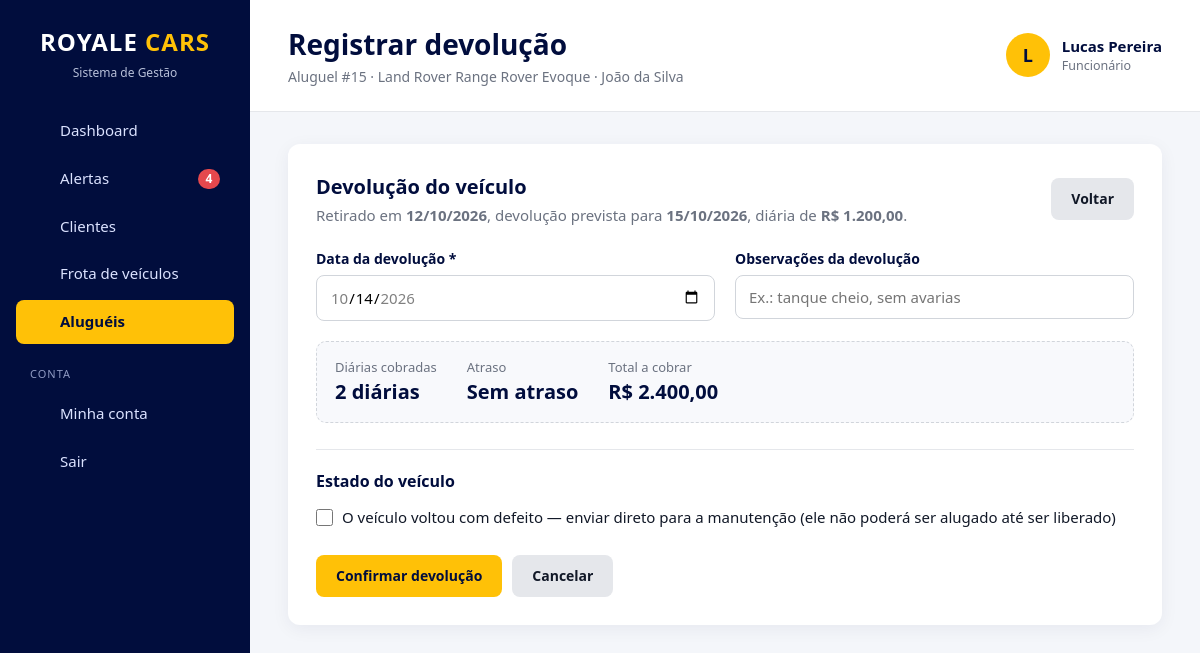
Screenshot of /locacoes/devolver.php?id=15 (signed in) with the database file from the repository.
### tables this page shows
CREATE TABLE `usuarios` (
    `id`            INT          NOT NULL AUTO_INCREMENT,
    `nome`          VARCHAR(100) NOT NULL,
    `email`         VARCHAR(150) NOT NULL,
    `senha`         VARCHAR(255) NOT NULL,
    `cargo`         ENUM('chefe','gerente','funcionario') NOT NULL DEFAULT 'funcionario',
    `ativo`         TINYINT(1)   NOT NULL DEFAULT 1,
    `trocar_senha`  TINYINT(1)   NOT NULL DEFAULT 0,
    `ultimo_acesso` DATETIME     NULL,
    `criado_em`     TIMESTAMP    NOT NULL DEFAULT CURRENT_TIMESTAMP,
    `atualizado_em` TIMESTAMP    NULL ON UPDATE CURRENT_TIMESTAMP,

    PRIMARY KEY (`id`),
    UNIQUE KEY `uk_usuarios_email` (`email`),

    CONSTRAINT `ck_usuarios_nome`  CHECK (CHAR_LENGTH(TRIM(`nome`)) >= 3),
    CONSTRAINT `ck_usuarios_email` CHECK (`email` LIKE '_%@_%._%'),
    CONSTRAINT `ck_usuarios_ativo` CHECK (`ativo` IN (0, 1))
);

CREATE TABLE `locacoes` (
    `id`              INT           NOT NULL AUTO_INCREMENT,
    `cliente_id`      INT           NOT NULL,
    `veiculo_id`      INT           NOT NULL,
    `usuario_id`      INT           NULL,
    `data_retirada`   DATE          NOT NULL,
    `data_prevista`   DATE          NOT NULL,
    `data_devolucao`  DATE          NULL,
    `valor_diaria`    DECIMAL(10,2) NOT NULL,
    `dias_previstos`  INT           NOT NULL,
    `valor_previsto`  DECIMAL(10,2) NOT NULL,
    `dias_atraso`     INT           NOT NULL DEFAULT 0,
    `valor_atraso`    DECIMAL(10,2) NOT NULL DEFAULT 0,
    `valor_total`     DECIMAL(10,2) NOT NULL DEFAULT 0,
    `status`          ENUM('Em andamento','Finalizada','Cancelada') NOT NULL DEFAULT 'Em andamento',
    `observacoes`     TEXT          NULL,
    `finalizado_por`  INT           NULL,
    `finalizado_em`   DATETIME      NULL,
    `criado_em`       TIMESTAMP     NOT NULL DEFAULT CURRENT_TIMESTAMP,

    PRIMARY KEY (`id`),
    KEY `idx_locacoes_status`  (`status`, `data_prevista`),
    KEY `idx_locacoes_devolucao` (`data_devolucao`),

    CONSTRAINT `fk_locacoes_cliente`
        FOREIGN KEY (`cliente_id`) REFERENCES `clientes` (`id`),
    CONSTRAINT `fk_locacoes_veiculo`
        FOREIGN KEY (`veiculo_id`) REFERENCES `veiculos` (`id`),
    CONSTRAINT `fk_locacoes_usuario`
        FOREIGN KEY (`usuario_id`) REFERENCES `usuarios` (`id`) ON DELETE SET NULL,
    CONSTRAINT `fk_locacoes_finalizado_por`
        FOREIGN KEY (`finalizado_por`) REFERENCES `usuarios` (`id`) ON DELETE SET NULL,

    CONSTRAINT `ck_locacoes_periodo`
        CHECK (`data_prevista` >= `data_retirada`),
    CONSTRAINT `ck_locacoes_devolucao`
        CHECK (`data_devolucao` IS NULL OR `data_devolucao` >= `data_retirada`),
    CONSTRAINT `ck_locacoes_valores`
        CHECK (`valor_diaria` > 0 AND `valor_previsto` >= 0
               AND `valor_atraso` >= 0 AND `valor_total` >= 0),
    CONSTRAINT `ck_locacoes_dias`
        CHECK (`dias_previstos` >= 1 AND `dias_atraso` >= 0)
);

### config/database.php (called while the page is built, shortened)
<?php
$usuario = 'root';

### includes/auth.php (called while the page is built, shortened)
<?php
function usuario_logado(): ?array
{
    static $usuario = false;
    if ($usuario !== false) {
        return $usuario;
    }
    $id = (int) ($_SESSION['usuario_id'] ?? 0);
    $dados = db_linha(
        'SELECT id, nome, email, cargo, ativo, trocar_senha FROM usuarios WHERE id = ?',
        [$id]
    );
    $dados['permissoes'] = array_column(
        db_todos('SELECT permissao FROM usuario_permissoes WHERE usuario_id = ?', [$id]),
        'permissao'
    );
    $usuario = $dados;
    return $usuario;
}
function eh_chefe(): bool
{
    $usuario = usuario_logado();
    return $usuario && $usuario['cargo'] === 'chefe';
}
function pode(string $permissao): bool
{
    $usuario = usuario_logado();
    return $usuario['cargo'] === 'chefe' || in_array($permissao, $usuario['permissoes'], true);
}
function exigir_login(): array
{
    $usuario = usuario_logado();
    return $usuario;
}
function exigir_permissao(string ...$permissoes): void
{
    exigir_login();
    foreach ($permissoes as $permissao) {
        if (pode($permissao)) {
            return;
        }
    }
}
    ?>

### includes/alertas.php (called while the page is built, shortened)
<?php
function buscar_alertas(): array
{
    $alertas = [
        'atrasadas'           => [],
        'devolucoes_proximas' => [],
        'em_manutencao'       => [],
        'cnh'                 => [],
        'login_suspeito'      => [],
    ];
    if (pode('locacoes_ver')) {
        $alertas['atrasadas'] = db_todos(
            "SELECT l.id, l.data_prevista, l.valor_diaria,
                    DATEDIFF(CURDATE(), l.data_prevista) AS dias_atraso,
                    c.nome AS cliente, c.telefone,
                    v.marca, v.modelo, v.placa
             FROM locacoes l
             JOIN clientes c ON c.id = l.cliente_id
             JOIN veiculos v ON v.id = l.veiculo_id
             WHERE l.status = 'Em andamento' AND l.data_prevista < CURDATE()
             ORDER BY l.data_prevista"
        );
        $alertas['devolucoes_proximas'] = db_todos(
            "SELECT l.id, l.data_prevista,
                    DATEDIFF(l.data_prevista, CURDATE()) AS faltam,
                    c.nome AS cliente, c.telefone,
                    v.marca, v.modelo, v.placa
             FROM locacoes l
             JOIN clientes c ON c.id = l.cliente_id
             JOIN veiculos v ON v.id = l.veiculo_id
             WHERE l.status = 'Em andamento'
               AND l.data_prevista BETWEEN CURDATE() AND DATE_ADD(CURDATE(), INTERVAL ? DAY)
             ORDER BY l.data_prevista",
            [DIAS_AVISO_DEVOLUCAO]
        );
    }
    if (pode('manutencoes') || pode('veiculos_ver')) {
        $alertas['em_manutencao'] = db_todos(
            "SELECT m.id, m.defeito, m.oficina, m.data_entrada, m.previsao_liberacao,
                    DATEDIFF(CURDATE(), m.data_entrada) AS dias_parado,
                    (m.previsao_liberacao IS NOT NULL AND m.previsao_liberacao < CURDATE()) AS previsao_vencida,
                    v.id AS veiculo_id, v.marca, v.modelo, v.placa
             FROM manutencoes m
             JOIN veiculos v ON v.id = m.veiculo_id
             WHERE m.status = 'Em andamento'
             ORDER BY m.data_entrada"
        );
    }
    if (pode('clientes_ver')) {
        $alertas['cnh'] = db_todos(
            "SELECT id, nome, telefone, cnh_validade,
                    DATEDIFF(cnh_validade, CURDATE()) AS dias
             FROM clientes
             WHERE arquivado = 0
               AND cnh_validade <= DATE_ADD(CURDATE(), INTERVAL ? DAY)
             ORDER BY cnh_validade",
            [DIAS_AVISO_CNH]
        );
    }
    return $alertas;
}
function contar_alertas(): int
{
    static $total = null;
    if ($total === null) {
        $total = 0;
        foreach (buscar_alertas() as $lista) {
            $total += count($lista);
        }
    }
    return $total;
}

### locacoes/devolver.php (the view, shortened to what this page needs)
<?php
exigir_permissao('locacoes_gerenciar');
$id = (int) ($_GET['id'] ?? $_POST['id'] ?? 0);
$l = db_linha(
    'SELECT l.*, c.nome AS cliente, v.marca, v.modelo, v.placa
     FROM locacoes l
     JOIN clientes c ON c.id = l.cliente_id
     JOIN veiculos v ON v.id = l.veiculo_id
     WHERE l.id = ?',
    [$id]
);
$hoje = date('Y-m-d');
$erros = [];
$dados = [
    'data_devolucao'    => (string) ($_POST['data_devolucao'] ?? max($hoje, $l['data_retirada'])),
    'observacoes'       => trim((string) ($_POST['observacoes'] ?? '')),
    'enviar_manutencao' => !empty($_POST['enviar_manutencao']),
    'defeito'           => trim((string) ($_POST['defeito'] ?? '')),
    'oficina'           => trim((string) ($_POST['oficina'] ?? '')),
];
$titulo = 'Registrar devolução';
$subtitulo = 'Aluguel #' . $l['id'] . ' · ' . nome_veiculo($l) . ' · ' . $l['cliente'];
$menu = 'locacoes';
require RAIZ . '/includes/cabecalho.php';
?>
<div class="form-container">
    <div class="page-header">
        <div>
            <h2>Devolução do veículo</h2>
            <p>
                Retirado em <strong><?= data_br($l['data_retirada']) ?></strong>,
                devolução prevista para <strong><?= data_br($l['data_prevista']) ?></strong>,
                diária de <strong><?= moeda($l['valor_diaria']) ?></strong>.
            </p>
        </div>
        <a href="<?= e(url('locacoes/ver.php?id=' . $id)) ?>" class="btn-secondary">Voltar</a>
    </div>
    <form method="POST" novalidate data-calculo-devolucao
          data-diaria="<?= e($l['valor_diaria']) ?>"
          data-retirada="<?= e($l['data_retirada']) ?>"
          data-prevista="<?= e($l['data_prevista']) ?>"
          data-confirmar="Confirmar a devolução do <?= e(nome_veiculo($l)) ?>?">
        <div class="form-grid">
            <div class="form-group">
                <label for="data_devolucao">Data da devolução *</label>
                <input type="date" id="data_devolucao" name="data_devolucao" value="<?= e($dados['data_devolucao']) ?>"
                       min="<?= e($l['data_retirada']) ?>" max="<?= $hoje ?>"
                       class="<?= classe_erro($erros, 'data_devolucao') ?>" required>
            </div>
            <div class="form-group">
                <label for="observacoes">Observações da devolução</label>
                <input type="text" id="observacoes" name="observacoes" value="<?= e($dados['observacoes']) ?>"
                       maxlength="1000" placeholder="Ex.: tanque cheio, sem avarias">
            </div>
        </div>
        <div class="resumo-calculo">
            <div><span>Diárias cobradas</span><strong id="dev-dias">—</strong></div>
            <div><span>Atraso</span><strong id="dev-atraso">—</strong></div>
            <div><span>Total a cobrar</span><strong id="dev-total">—</strong></div>
        </div>
        <h3 class="secao-form">Estado do veículo</h3>
        <label class="checkbox">
            <input type="checkbox" id="enviar_manutencao" name="enviar_manutencao" value="1" <?= $dados['enviar_manutencao'] ? 'checked' : '' ?>>
            O veículo voltou com defeito — enviar direto para a manutenção (ele não poderá ser alugado até ser liberado)
        </label>
        <div class="form-actions">
            <button type="submit" class="btn-primary">Confirmar devolução</button>
            <a href="<?= e(url('locacoes/ver.php?id=' . $id)) ?>" class="btn-secondary">Cancelar</a>
        </div>
    </form>
</div>
<?php require RAIZ . '/includes/rodape.php'; ?>

### includes/cabecalho.php (shortened to what this page needs)
<?php
$usuarioAtual = usuario_logado();
$subtitulo = $subtitulo ?? '';
$menu = $menu ?? '';
$itensMenu = [
    ['chave' => 'dashboard',   'texto' => 'Dashboard',         'link' => 'dashboard.php',            'icone' => 'inicio',     'mostrar' => true],
    ['chave' => 'alertas',     'texto' => 'Alertas',           'link' => 'alertas.php',              'icone' => 'alerta',     'mostrar' => true],
    ['chave' => 'clientes',    'texto' => 'Clientes',          'link' => 'clientes/index.php',       'icone' => 'clientes',   'mostrar' => pode('clientes_ver')],
    ['chave' => 'veiculos',    'texto' => 'Frota de veículos', 'link' => 'veiculos/index.php',       'icone' => 'veiculos',   'mostrar' => pode('veiculos_ver')],
    ['chave' => 'locacoes',    'texto' => 'Aluguéis',          'link' => 'locacoes/index.php',       'icone' => 'locacoes',   'mostrar' => pode('locacoes_ver')],
    ['chave' => 'manutencoes', 'texto' => 'Manutenção',        'link' => 'manutencoes/index.php',    'icone' => 'manutencao', 'mostrar' => pode('manutencoes')],
    ['chave' => 'financeiro',  'texto' => 'Financeiro',        'link' => 'financeiro/index.php',     'icone' => 'financeiro', 'mostrar' => pode('financeiro')],
    ['chave' => 'relatorios',  'texto' => 'Relatórios',        'link' => 'relatorios/index.php',     'icone' => 'relatorios', 'mostrar' => pode('relatorios') || pode('relatorios_financeiros')],
];
$totalAlertas = $usuarioAtual ? contar_alertas() : 0;
?>
<!DOCTYPE html>
<html lang="pt-BR">
<head>
    <link rel="stylesheet" href="<?= e(url('css/style.css')) ?>">
</head>
<body>
<aside class="sidebar" id="sidebar">
    <div class="logo">
        <h2>ROYALE <span>CARS</span></h2>
        <p class="logo-subtitle">Sistema de Gestão</p>
    </div>
    <nav class="menu">
        <?php foreach ($itensMenu as $item): ?>
            <?php if ($item['mostrar']): ?>
                <a href="<?= e(url($item['link'])) ?>" class="<?= $menu === $item['chave'] ? 'active' : '' ?>">
                    <?= icone($item['icone']) ?>
                    <span><?= e($item['texto']) ?></span>
                    <?php if ($item['chave'] === 'alertas' && $totalAlertas > 0): ?>
                        <b class="menu-contador"><?= $totalAlertas ?></b>
                    <?php endif; ?>
                </a>
            <?php endif; ?>
        <?php endforeach; ?>
        <p class="menu-secao">Conta</p>
        <a href="<?= e(url('configuracoes/index.php')) ?>" class="<?= $menu === 'configuracoes' ? 'active' : '' ?>">
            <?= icone('conta') ?>
            <span>Minha conta</span>
        </a>
        <form method="POST" action="<?= e(url('logout.php')) ?>">
            <button type="submit" class="menu-sair">
                <?= icone('sair') ?>
                <span>Sair</span>
            </button>
        </form>
    </nav>
</aside>
<main class="main">
    <header class="topbar">
        <div>
            <h1><?= e($titulo) ?></h1>
            <?php if ($subtitulo !== ''): ?>
                <p class="topbar-subtitle"><?= e($subtitulo) ?></p>
            <?php endif; ?>
        </div>
        <?php if ($usuarioAtual): ?>
            <div class="usuario-topo">
                <div class="usuario-avatar"><?= e(mb_strtoupper(mb_substr($usuarioAtual['nome'], 0, 1))) ?></div>
                <div>
                    <strong><?= e($usuarioAtual['nome']) ?></strong>
                    <small><?= e(CARGOS[$usuarioAtual['cargo']] ?? '') ?></small>
                </div>
            </div>
        <?php endif; ?>
    </header>
    <section class="content">

### rows the page displays
usuarios: nome "L", nome "Lucas Pereira", cargo "Funcionário"
locacoes: data_retirada "12/10/2026", data_prevista "15/10/2026", valor_diaria "R$ 1.200,00", data_devolucao "10/14/2026"

### other values shown
$item['texto'] "Dashboard"
$item['texto'] "Alertas"
$item['texto'] "Clientes"
$item['texto'] "Frota de veículos"
$item['texto'] "Aluguéis"
$titulo "Registrar devolução"
$subtitulo "Aluguel #15 · Land Rover Range Rover Evoque · João da Silva"
